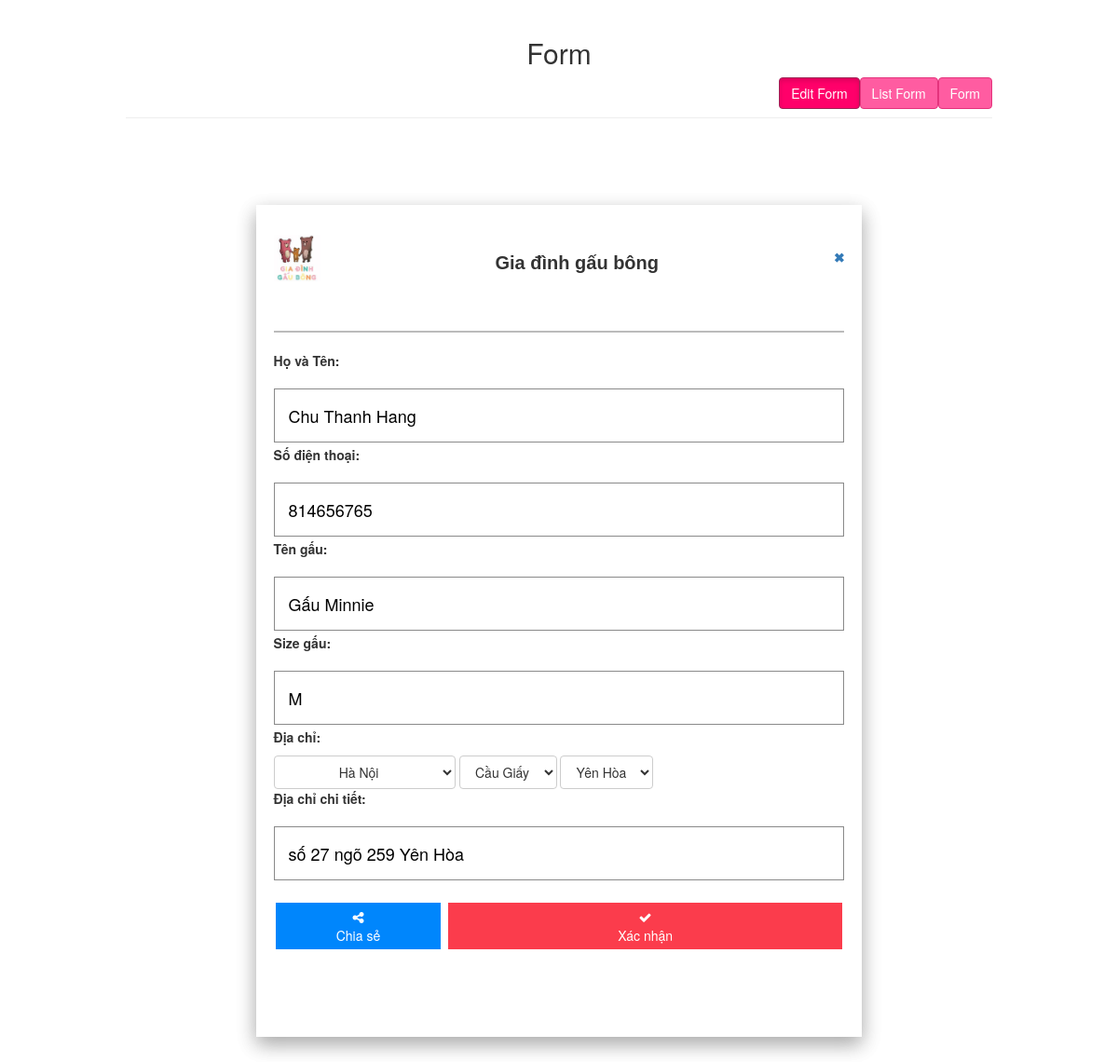
The page /edit_form.php?edit=2 on the database its author committed.
### tables this page shows
CREATE TABLE IF NOT EXISTS `form_gdgb` (
  `ThoigianTao` DATETIME DEFAULT CURRENT_TIMESTAMP,
  `FormId` int NOT NULL AUTO_INCREMENT, 
  `HovaTen` varchar(100) NOT NULL,
  `Sdt` int(20) NOT NULL,
  `TenGau` varchar(50) NOT NULL,
  `SizeGau` varchar(20) NOT NULL,
  `TenTinhTPh` varchar(30),
  `TenQuanHuyen` varchar(30),
  `TenPhuongXa` varchar(30),
  `DiaChiChiTiet` text,
  PRIMARY KEY (`FormId`)
);

### control.php (called while the page is built, shortened)
<?php
include('connect.php');
class data
{
	public function select_form($id)
	{
		global $conn;
		$sql="select * from form_gdgb where FormId=$id";
		$run=mysqli_query($conn,$sql);
		$data=array();
		while($rows=mysqli_fetch_array($run))
		{$data[]=$rows;}
		return $data;
	}
}
?>

### edit_form.php (the view, shortened to what this page needs)
<?php
require ('control.php');
$id=$_GET['edit'];
$get_data= new data();
$select_form=$get_data->select_form($id);
 foreach($select_form as $se_form)
{
 }
?>
<!DOCTYPE HTML>
<html>
    <link rel="stylesheet" href="css/style.css">
    <link rel="stylesheet" href="css/style1.css">
    <link rel="stylesheet" href="https://cdnjs.cloudflare.com/ajax/libs/font-awesome/4.7.0/css/font-awesome.min.css">
</head>
<body>
<div class="wrapper">
        <div class="container-fluid">
            <div class="row">
                <div class="col-md-12">
                    <div class="page-header clearfix">
                        <h2 class="text-center primary">Form</h2>
                        <a href="index.php" class="btn btn-primary pull-right">Form</a>
                        <a href="list_form.php" class="btn btn-primary pull-right">List Form</a>
						<a href="edit_form.php" class="btn btn-primary pull-right active">Edit Form</a>
                    </div>
<div class="content">
    <table style="width:100%">
      <tr>
        <th><div class="polaroid"><img src="img/giadinhgaubonglogo.jpg" alt="Gia dinh gau bong" style="width:50px"></div></th>
        <th><h2 style="text-align:center;font-size: 20px;width:100%"><b>Gia đình gấu bông</b></h2></th>
        <th style="text-align:right;width:13%"><a href="list_form.php">&#10006;</a></th>
    </tr>
        </table style="width:100%">
        <br>
        <hr class="line1">
        <form method="post" enctype="multipart/form-data">
            <p><b>Họ và Tên:</b></p>
            <input type="text" id="hvt" name="hvt" class="textbox" value="<?php echo $se_form['HovaTen'];?>" placeholder="Nhập họ và tên"><br>
            <p><b>Số điện thoại:</b></p>
            <input type="text" id="sdt" name="sdt" class="textbox" value="<?php echo $se_form['Sdt'];?>" placeholder="Nhập số điện thoại">
            <p><b>Tên gấu:</b></p>
            <input type="text" id="tengau" name="tengau" class="textbox" value="<?php echo $se_form['TenGau'];?>"placeholder="Nhập tên gấu">
            <p><b>Size gấu:</b></p>
            <input type="text" id="sizegau" name="sizegau" class="textbox" value="<?php echo $se_form['SizeGau'];?>" placeholder="Nhập size gấu">
            <p><b>Địa chỉ:</b></p>
            <select class="btn btn-default dropdown-toggle" name="tinhtp" id="tinhtp">
                <option value=""><?php echo $se_form['TenTinhTPh'];?></option>
            </select>
                <select class="btn btn-default dropdown-toggle" id="quanhuyen" name="quanhuyen" <?php echo $se_form['TenQuanHuyen'];?>>
                    <option value=""><?php echo $se_form['TenQuanHuyen'];?></option>
                </select>
                <select class="btn btn-default dropdown-toggle" id="phuongxa" name="phuongxa" <?php echo $se_form['TenPhuongXa'];?>>
                    <option value=""><?php echo $se_form['TenPhuongXa'];?></option>
                </select>
            <p><b>Địa chỉ chi tiết:</b></p>
            <input type="text" id="dcct" name="dcct" class="textbox" value="<?php echo $se_form['DiaChiChiTiet'];?>" placeholder="Nhập địa chỉ chi tiết">
            <button class="button buttonblue" name="sharebutton" type="button" href="#" style="width: 29%;"><i class="fa fa-share-alt"></i><br>Chia sẻ</button>
            <button class="buttonlarge buttonred" name="submitbutton" type="submit"style="width: 69%;"><i class="fa fa-check"></i><br>Xác nhận</button>
        </form>
                    </div>
                </div>
            </div>
        </div>
    </div>
</body>
</html>

### css/style1.css (style rules this page uses)
.polaroid { width: 20%; }
.textbox { text-align: left; font-size: 18px; margin-top: 10px; margin-bottom: 3px; margin-right: 10%; height: 15%; width: 100%; border: 0.2px solid rgba(0, 0, 0, 0.459); padding: 15px; }
.content { max-width: 650px; margin: auto; background: white; box-shadow: 0 8px 20px 0 rgba(0, 0, 0, 0.19), 0 8px 20px 0 rgba(0, 0, 0, 0.19); padding-top: 2%; padding-right: 2%; padding-bottom: 10%; padding-left: 2%; margin-top: 10%; margin-bottom: 10%; }
.line1 { border-top: 2px solid #bbb; }
table { font-family: Arial, Helvetica, sans-serif; width: 100%; }
table th { padding-top: 12px; align-content: center; padding-bottom: 12px; }

### edit_form.php (style rules this page uses)
.wrapper { width: 80%; margin: 0 auto; }
.page-header h2 { margin-top: 0; }

### rows shown on the page
form_gdgb: hvt "Chu Thanh Hang", sdt "814656765", tengau "Gấu Minnie", sizegau "M", tinhtp "Hà Nội", quanhuyen "Cầu Giấy", phuongxa "Yên Hòa", dcct "số 27 ngõ 259 Yên Hòa"
